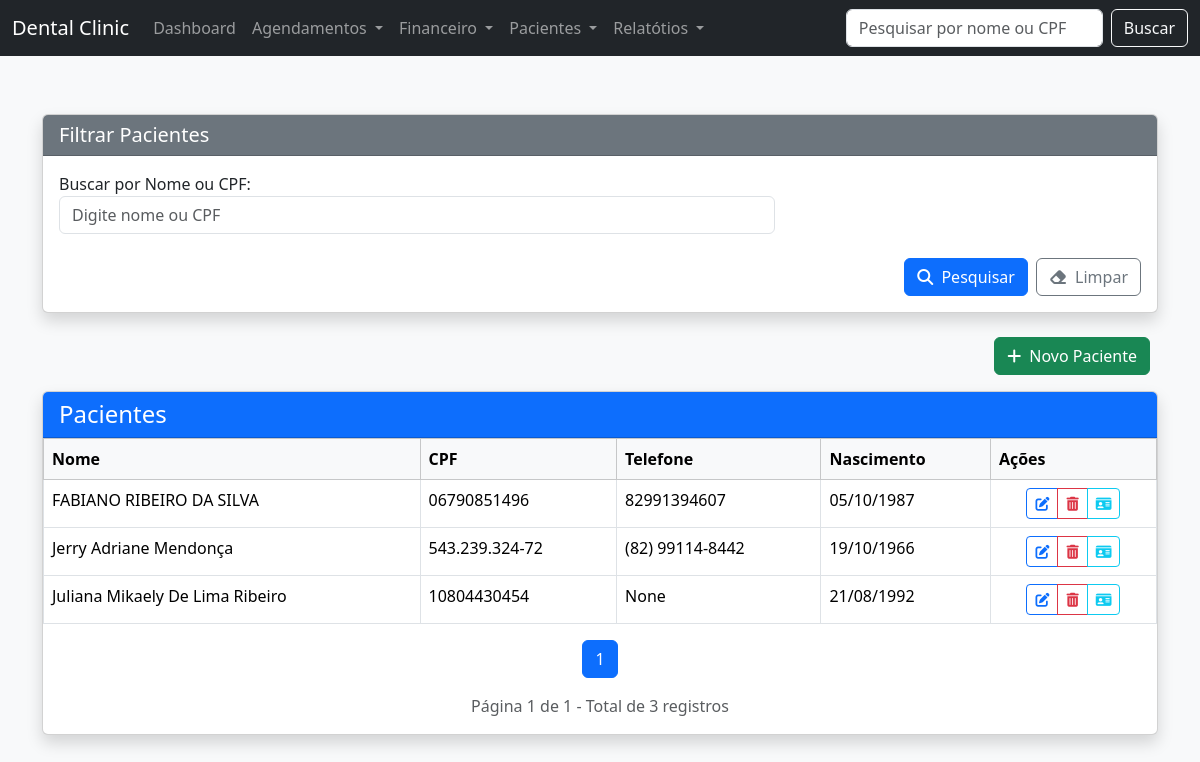
/paciente/listar/, run on the app's committed database.
### paciente/models.py (models this page shows, shortened)
class Paciente(models.Model):
    nome = models.CharField(max_length=100)
    cpf = models.CharField(max_length=14, unique=True)
    data_nascimento = models.DateField()
    nome_pai = models.CharField(max_length=150, blank=True, null=True)
    nome_mae = models.CharField(max_length=150, blank=True, null=True)
    nacionalidade = models.CharField(max_length=100, blank=True, null=True)
    naturalidade = models.CharField(max_length=100, blank=True, null=True)
    estado_civil = models.CharField(
        max_length=20,
        choices=[
            ('solteiro', 'Solteiro(a)'),
            ('casado', 'Casado(a)'),
            ('divorciado', 'Divorciado(a)'),
            ('viuvo', 'Viúvo(a)'),
            ('outro', 'Outro'),
        ],
        blank=True,
        null=True
    )
    sexo = models.CharField(
        max_length=10,
        choices=[
            ('masculino', 'Masculino'),
            ('feminino', 'Feminino'),
            ('outro', 'Outro'),
        ],
        blank=True,
        null=True
    )
    profissao = models.CharField(max_length=100, blank=True, null=True)
    telefone = models.CharField(max_length=20, blank=True, null=True)
    observacao_contato = models.TextField(blank=True, null=True)
    cep = models.CharField(max_length=9, blank=True, null=True)
    endereco = models.CharField(max_length=150, blank=True, null=True)
    numero = models.CharField(max_length=10, blank=True, null=True)
    bairro = models.CharField(max_length=100, blank=True, null=True)
    cidade = models.CharField(max_length=100, blank=True, null=True)
    uf = models.CharField(max_length=2, blank=True, null=True)
    complemento = models.CharField(max_length=100, blank=True, null=True)
    ponto_referencia = models.CharField(max_length=150, blank=True, null=True)
    outras_observacoes = models.TextField(blank=True, null=True)
    data_cadastro = models.DateTimeField(auto_now_add=True)

### paciente/views.py (the view)
# urls.py: path('listar/', views.listar_pacientes, name='listar_pacientes'),
def listar_pacientes(request):
    pacientes_list = Paciente.objects.all().order_by('nome')
    busca = request.GET.get('busca')
    if busca:
        pacientes_list = pacientes_list.filter(
            Q(nome__icontains=busca) | Q(cpf__icontains=busca)
        )
    paginator = Paginator(pacientes_list, 25)
    page_number = request.GET.get('page')
    pacientes = paginator.get_page(page_number)
    return render(request, 'paciente/listar_pacientes.html', {
        'pacientes': pacientes,
    })

### paciente/templates/paciente/listar_pacientes.html (shortened to what this page needs)
{% extends 'core/base.html' %}
{% block content %}
<div class="container mt-4">
    <div class="card shadow mb-4">
        <div class="card-header bg-secondary text-white">
            <h5 class="mb-0">Filtrar Pacientes</h5>
        </div>
        <div class="card-body">
            <form method="get">
                <div class="row g-3">
                    <div class="col-md-8">
                        <label for="busca">Buscar por Nome ou CPF:</label>
                        <input type="text" id="busca" name="busca" class="form-control" placeholder="Digite nome ou CPF" value="{{ request.GET.busca }}">
                    </div>
                </div>
                <div class="d-flex justify-content-end mt-4">
                    <button type="submit" class="btn btn-primary me-2">
                        <i class="fas fa-search me-1"></i> Pesquisar
                    </button>
                    <a href="{% url 'paciente:listar_pacientes' %}" class="btn btn-outline-secondary">
                        <i class="fas fa-eraser me-1"></i> Limpar
                    </a>
                </div>
            </form>
        </div>
    </div>
    <div class="d-flex justify-content-end mb-3">
        <a href="{% url 'paciente:cadastrar_paciente' %}" class="btn btn-success me-2">
            <i class="fas fa-plus me-1"></i> Novo Paciente
        </a>
    </div>
    <div class="card shadow">
        <div class="card-header bg-primary text-white">
            <h4 class="mb-0">Pacientes</h4>
        </div>
        <div class="card-body p-0">
            {% if pacientes %}
                <div class="table-responsive">
                    <table class="table table-hover table-bordered mb-0">
                        <thead class="table-light">
                            <tr>
                                <th>Nome</th>
                                <th>CPF</th>
                                <th>Telefone</th>
                                <th>Nascimento</th>
                                <th>Ações</th>
                            </tr>
                        </thead>
                        <tbody>
                            {% for paciente in pacientes %}
                            <tr>
                                <td>{{ paciente.nome }}</td>
                                <td>{{ paciente.cpf }}</td>
                                <td>{{ paciente.telefone }}</td>
                                <td>{{ paciente.data_nascimento|date:"d/m/Y" }}</td>
                                <td class="text-center">
                                  <div class="btn-group btn-group-sm" role="group">
                                      <a href="{% url 'paciente:editar_paciente' paciente.id %}" class="btn btn-outline-primary" title="Abrir">
                                         <i class="fas fa-edit"></i>
                                        </a>
                                       <a href="{% url 'paciente:excluir_paciente' paciente.id %}" class="btn btn-outline-danger" title="Excluir">
                                         <i class="fas fa-trash-alt"></i>
                                        </a>
                                        <a href="{% url 'financeiro:paciente_ficha' paciente.id %}" class="btn btn-outline-info" title="Cadastro">
                                         <i class="fas fa-id-card"></i>
                                        </a>
                                    </div>
                                </td>
                            </tr>
                            {% endfor %}
                        </tbody>
                    </table>
                </div>
                <div class="p-3">
                    <nav aria-label="Page navigation">
                        <ul class="pagination justify-content-center">
                            {% for num in pacientes.paginator.page_range %}
                                {% if pacientes.number == num %}
                                    <li class="page-item active"><a class="page-link" href="#">{{ num }}</a></li>
                                {% elif num > pacientes.number|add:'-3' and num < pacientes.number|add:'3' %}
                                    <li class="page-item">
                                        <a class="page-link" href="?page={{ num }}{% if request.GET.busca %}&busca={{ request.GET.busca }}{% endif %}">{{ num }}</a>
                                    </li>
                                {% endif %}
                            {% endfor %}
                        </ul>
                    </nav>
                    <div class="text-center text-muted">
                        Página {{ pacientes.number }} de {{ pacientes.paginator.num_pages }} - Total de {{ pacientes.paginator.count }} registros
                    </div>
                </div>
            {% else %}
                <div class="p-3 text-center text-muted">
                    Nenhum paciente encontrado.
                </div>
            {% endif %}
        </div>
    </div>
</div>
<link rel="stylesheet" href="https://code.jquery.com/ui/1.13.0/themes/base/jquery-ui.css">
{% endblock %}

### templates/core/base.html (style rules this page uses)
body { background-color: #f8f9fa; padding-top: 70px; }
.card-header { font-weight: bold; }

### data on the page
Paciente: nome "FABIANO RIBEIRO DA SILVA", cpf "06790851496", telefone "82991394607", data_nascimento "05/10/1987"
Paciente: nome "Jerry Adriane Mendonça", cpf "543.239.324-72", telefone "(82) 99114-8442", data_nascimento "19/10/1966"
Paciente: nome "Juliana Mikaely De Lima Ribeiro", cpf "10804430454", telefone "None", data_nascimento "21/08/1992"

### other printed values
{{ num }} "1"
{{ pacientes.number }} "1"
{{ pacientes.paginator.num_pages }} "1"
{{ pacientes.paginator.count }} "3"
